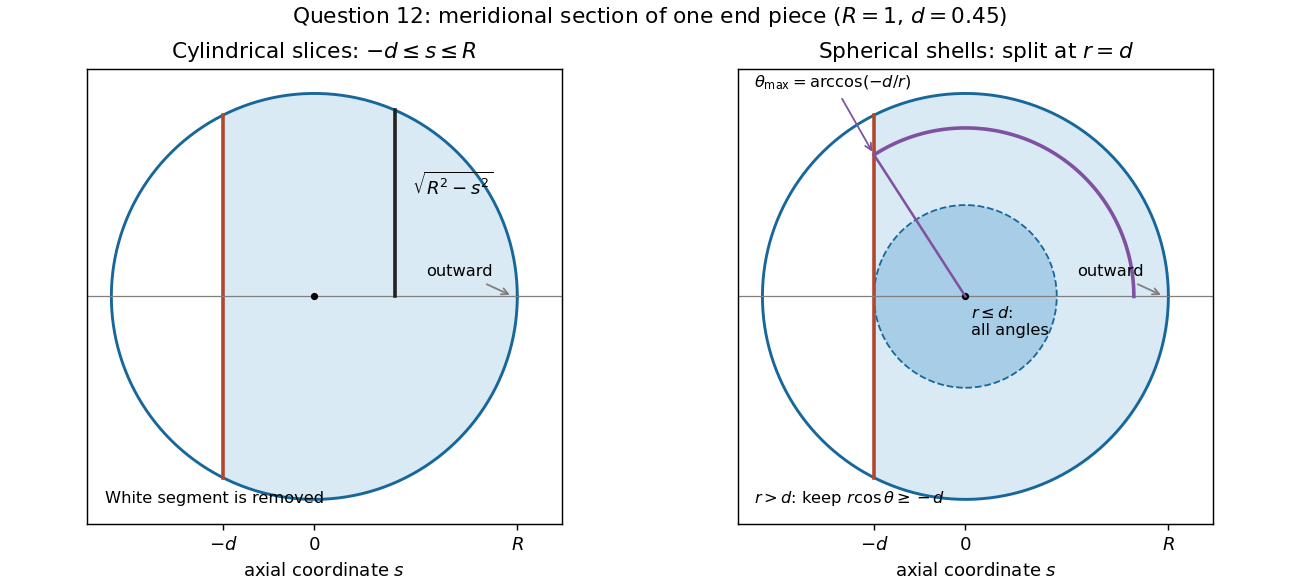

Source code (Python):
"""Generate paper-1-q12-integration-region.png in the current directory.
Tested with Python 3.14.4, NumPy 2.3.5, Matplotlib 3.10.7.
Dependencies are declared in the repository pyproject.toml.
"""
from pathlib import Path
import os
os.environ.setdefault('MPLCONFIGDIR', '/tmp/nst-2024-ia-paper-1-matplotlib')
import matplotlib
matplotlib.use('Agg')
import matplotlib.pyplot as plt
from matplotlib.patches import Circle
import numpy as np

R, d = 1.0, 0.45
fig, axes = plt.subplots(1, 2, figsize=(10, 4.5), layout='constrained', facecolor='white')
angles = np.linspace(0, 2*np.pi, 500)
s = np.linspace(-d, R, 450)
r = np.sqrt(np.maximum(0, R*R-s*s))
for ax in axes:
    ax.fill_between(s, -r, r, color='#d9eaf5')
    ax.plot(R*np.cos(angles), R*np.sin(angles), color='#17679a', linewidth=1.6)
    ax.plot([-d, -d], [-np.sqrt(R*R-d*d), np.sqrt(R*R-d*d)], color='#b3472d', linewidth=2)
    ax.axhline(0, color='gray', linewidth=0.7)
    ax.plot(0, 0, 'ko', markersize=3)
    ax.annotate('outward', (0.98, 0), (0.55, 0.1), fontsize=9,
                arrowprops={'arrowstyle': '->', 'color': 'gray'})
    ax.set(xlim=(-1.12, 1.22), ylim=(-1.12, 1.12), xlabel='axial coordinate $s$')
    ax.set_aspect('equal')
    ax.set_xticks([-d, 0, R], ['$-d$', '$0$', '$R$'])
    ax.set_yticks([])
axes[0].set_title(r'Cylindrical slices: $-d\leq s\leq R$')
s0=0.4
r0=np.sqrt(R*R-s0*s0)
axes[0].plot([s0, s0], [0, r0], color='#222222', linewidth=2)
axes[0].annotate(r'$\sqrt{R^2-s^2}$', (s0, r0/2), (0.48, 0.5), fontsize=10)
axes[0].text(-1.03, -1.02, 'White segment is removed', fontsize=9)
axes[1].set_title('Spherical shells: split at $r=d$')
axes[1].add_patch(Circle((0,0), d, facecolor='#a8cee7', edgecolor='#17679a', linestyle='--'))
# A shell at r>d has an angular limit at the cutting plane.
rho=0.83
theta=np.arccos(-d/rho)
arc=np.linspace(0, theta, 120)
axes[1].plot(rho*np.cos(arc), rho*np.sin(arc), color='#8051a1', linewidth=2)
axes[1].plot([0,-d], [0,rho*np.sin(theta)], color='#8051a1', linewidth=1.4)
axes[1].text(0.03, -0.19, r'$r\leq d$:'+'\nall angles', fontsize=9)
axes[1].annotate(r'$\theta_{\max}=\arccos(-d/r)$', (-d,rho*np.sin(theta)),
                 xytext=(-1.04,1.03), fontsize=9,
                 arrowprops={'arrowstyle':'->','color':'#8051a1'})
axes[1].text(-1.04, -1.02, r'$r>d$: keep $r\cos\theta\geq-d$', fontsize=9)
fig.suptitle('Question 12: meridional section of one end piece ($R=1$, $d=0.45$)', fontsize=12)
fig.savefig(Path.cwd()/Path(__file__).with_suffix('.png').name, dpi=130, facecolor='white')
plt.close(fig)
